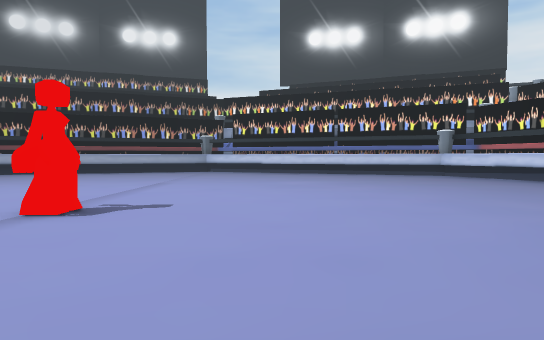
View 1 (above)

24 first-person views from a walk through a scene from a Unity 3-D project. The camera is 1.3 m above the floor, tilts 2° down and sees 70° across. The floor is counted in squares, 2 m on a side. Each view is taken from the middle of a square. On the plan, view 1 faces up. The plan holds only what a view shows up to about 11 squares ahead; the rest is blank. The place goes on beyond the plan. The player character is not drawn.

View 2
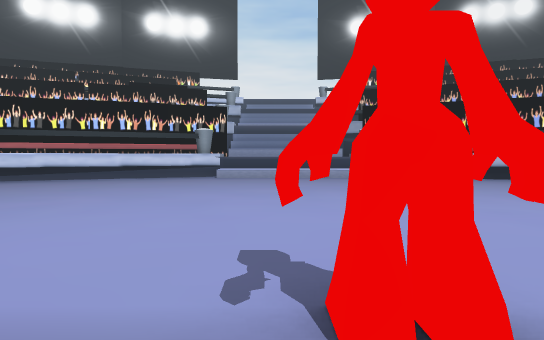

View 3
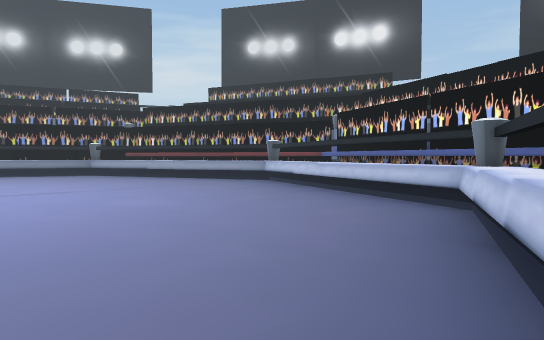

View 4
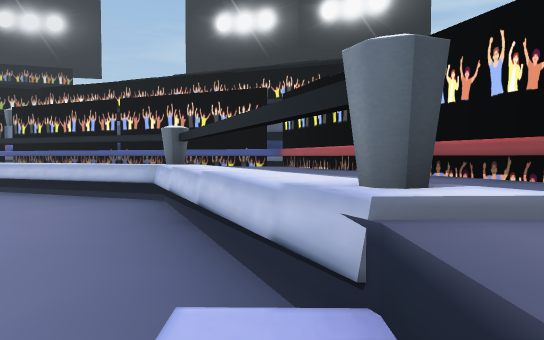

View 5
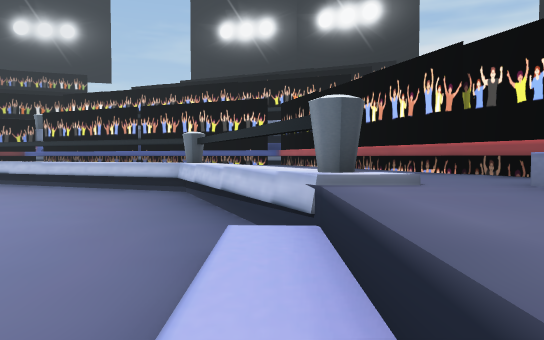

View 6
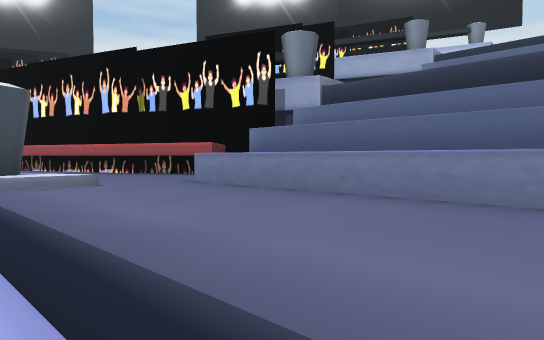

View 7
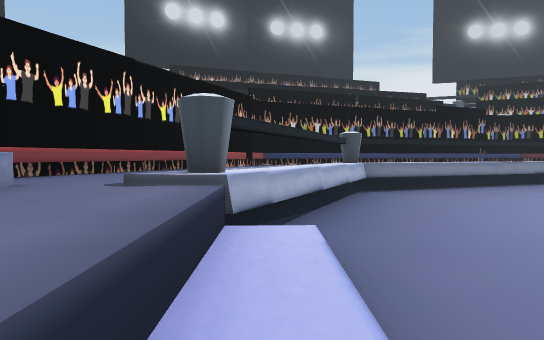

View 8
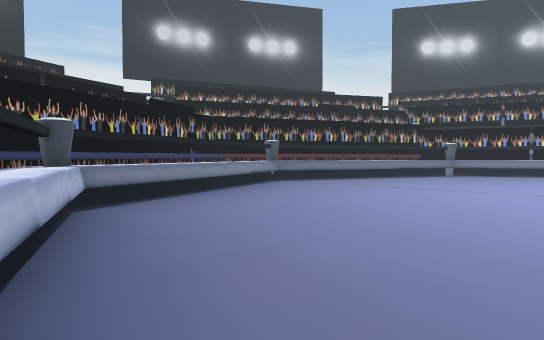

View 9
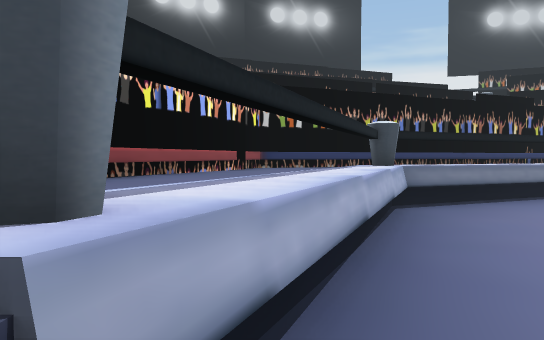

View 10
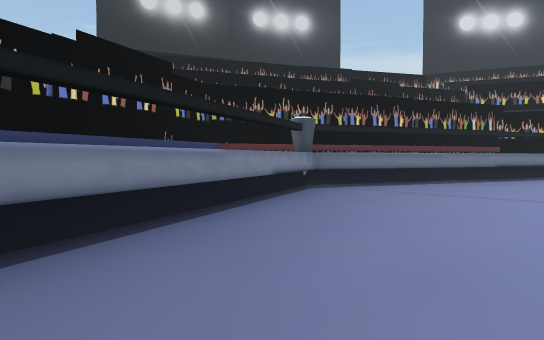

View 11
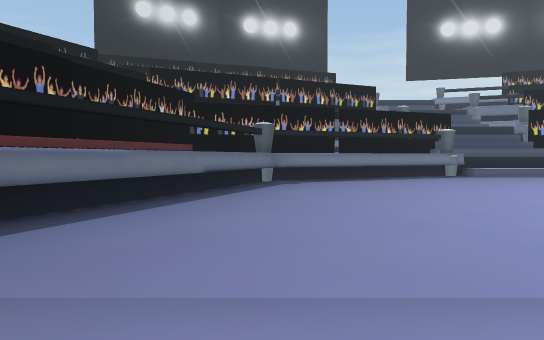

View 12
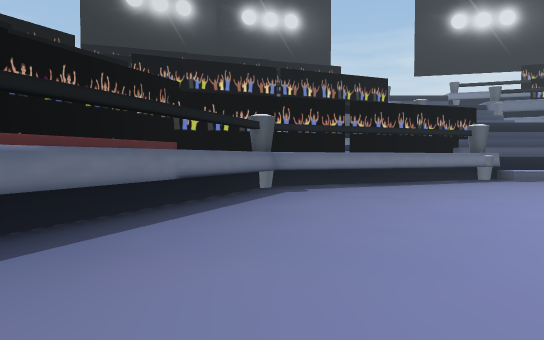

View 13
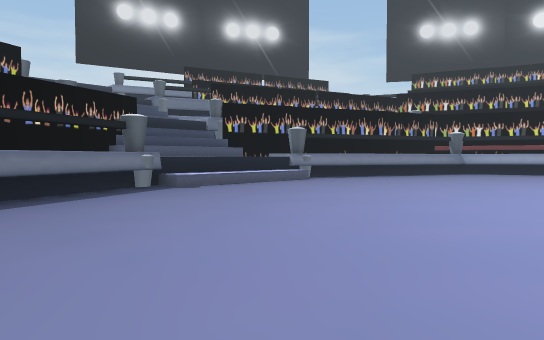

View 14
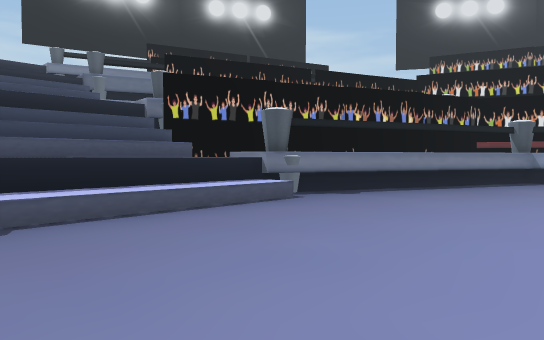

View 15
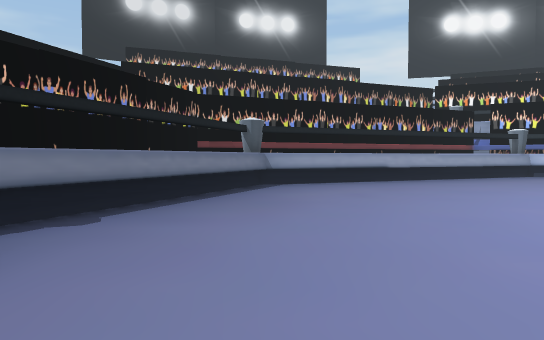

View 16
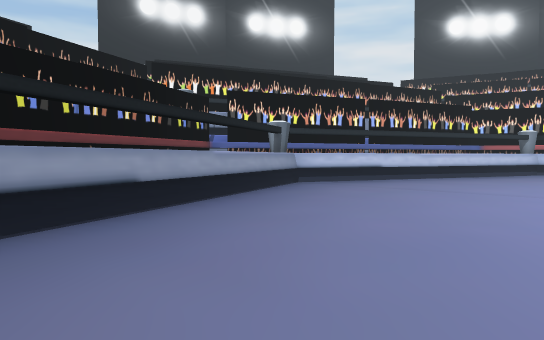

View 17
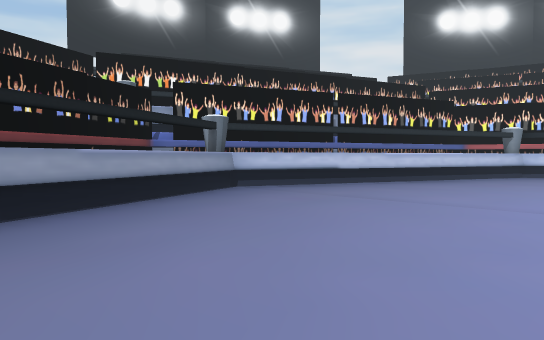

View 18
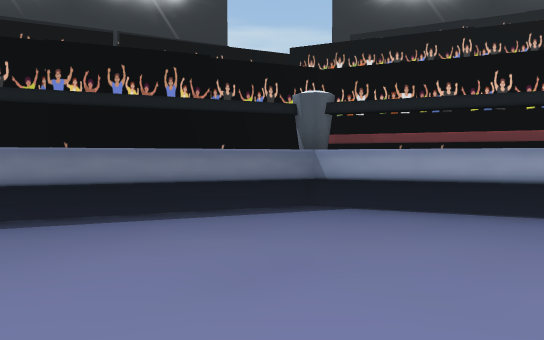

View 19
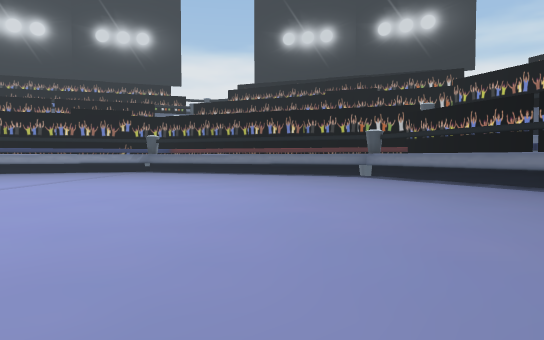

View 20
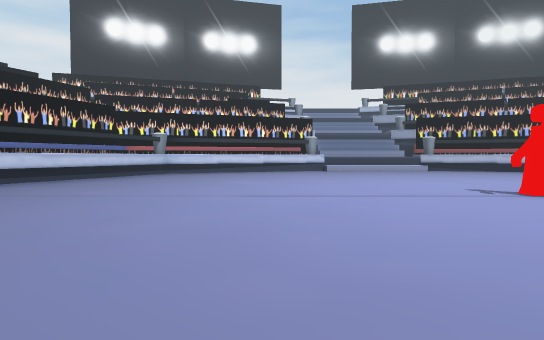

View 21
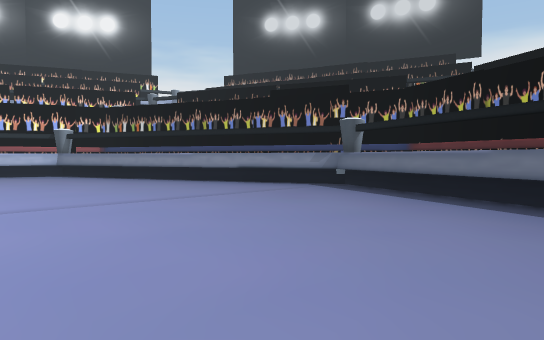

View 22
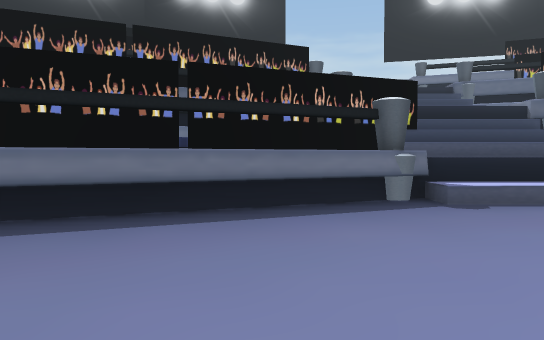

View 23
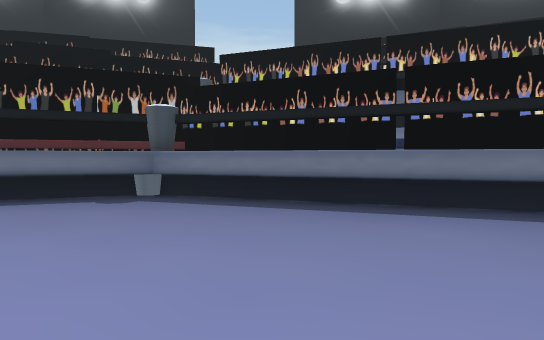

View 24
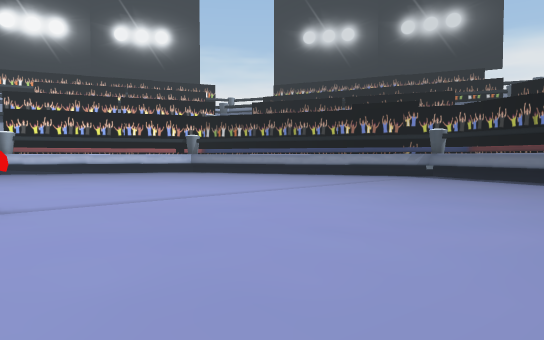

### Floor plan
Key: @ floor where view 1 was taken; # wall or solid block; . main floor; : floor 0.5 m higher than the main floor; ^ raised ledge.
Columns run from 16 left of view 1 to 11 right of it. Each row starts with its distance up from view 1.
 19          ###
 18         #^          #
 17     ###      #      ^##
 16    #^      ^^.^^^      ###
 15   #     ^^^......^^^^  ^^#
 14   ^   ^^...........^^^  ^#
 13   ^ ^^...............^^^^^#
 12  #  ^.................^^ ^#
 11  ^  ^..................^^^^
 10 #^ ^...................^^ ^#
  9 ^  ^....................^ ^#
  8 ^ ^.....................^^^^
  7 ^^#......................#^^
  6 ^^^.....................:^^^
  5 ^^^.....................:^^^
  4 ^ ^..........#..........:^^^
  3 ^ ^.....................:^^^
  2 ^ #......................#^^
  1 ^ ^.....................^^^#
  0 ^  ^............@.......^^^#
 -1 #^ ^...................^^^^#
 -2 #^ ^^..................^^^#
 -3  #  ^.................^^^^#
 -4  #^ ^^...............^^^^^#
 -5   ^  ^^^...........^^^ ^^#
 -6   #     ^^^......^^^   ^^#
 -7    #^     ^^^.^^^     ^##
 -8     ###^     #^     ^##
 -9        ##
-10           ##^

Positions as (right, up) in squares from view 1, and headings:
1: (0, 0), facing up
2: (-4, 5), facing right
3: (8, 6), facing up-left
4: (8, 5), facing up
5: (8, 3), facing up
6: (8, 3), facing up-right
7: (8, 6), facing down
8: (8, 3), facing down-left
9: (8, 3), facing down
10: (4, -2), facing down-left
11: (-1, -4), facing left
12: (-3, -4), facing left
13: (-6, -2), facing up-left
14: (-9, 2), facing up-left
15: (-11, 4), facing up
16: (-10, 10), facing up-right
17: (-8, 10), facing up-right
18: (-8, 9), facing up-left
19: (-8, 9), facing down
20: (-9, 9), facing right
21: (-8, 0), facing down-right
22: (-8, 0), facing left
23: (-8, 2), facing down-left
24: (-8, 5), facing down-right
